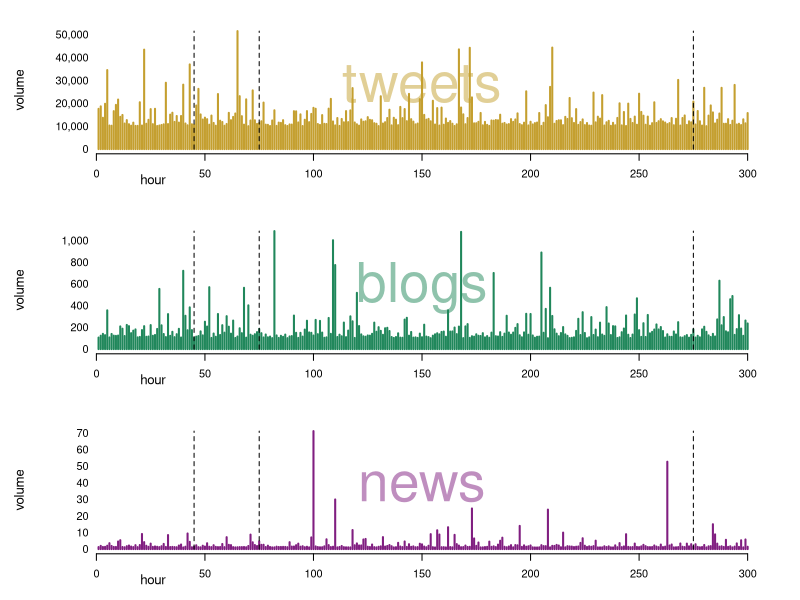

This figure's R source:
# Jeff Hemsley
# Synchronized volume over time with events for different sources
#

# used to adjust the alpha (transparency) of rgb colors below.
library(VGAM)

# set up some params for later use. I could have surfaced more plot 
# params but for this plot these are things I was fiddling with
plot.type <- "h"
text.adjust <- c(.5,.3) # left-right & up-down with .5 being center

# this is volume of data flow over hours, so how many hours. Normally
# you have this or will calculate it, but I am making random data
num.hours <- 300
my.local.x <- 1:num.hours

# points in time when events happened. These are entirely arbitrary.
event.x.vec <- c(45, 75, 275) 

# for this plot we are comparing three different information flow
# volumes: tweets, blog posts and news. Yes, blogs and news can be
# a fuzzy distinction, but this is about the R code.
# I use a random Pareto distribution because it is a reasonable
# approximation for some types of information flows/attention 
# (and if you want a reference supporting that let me know).
news.text <- "news"
tweets.counts <- rparetoI(num.hours, scale=10000, shape=3)
news.color <- rgb(128,30,128,alpha=255,maxColorValue=255) 

blogs.text <- "blogs"
blogs.counts <- rparetoI(num.hours, scale=100, shape=2)
blogs.color <- rgb(32,135,91,alpha=255,maxColorValue=255)

tweets.text <- "tweets"
news.counts <- rparetoI(num.hours, scale=1, shape=1.5)
tweets.color <- rgb(196,159,47,alpha=255,maxColorValue=255)

# probably not the best practice here, but I take a vector
# of x values for events at hour X and a vector of y min 
# and max. So for an x, draw a dotted line from y.min to
# y.max at x[i]
plot.events <- function(x.vec, y.min.max) {
  for (i in 1:length(x.vec)) {
    event.x <- x.vec[i]
    lines(c(event.x, event.x), y.min.max, col="black", lty=2)    
  }
}

# work horse function. Again, I could surface more plotting
# parameters, but I am focused on a specific kind of comparison
# I set a few defaults. X is expected to be a sequence, but it
# doesn't have to start at 0. I'm using hours, but it could be
# any units.
plot.vol <- function(x, y, event.x.vec, caption="", plot.type="h", col="black", adj=c(.5,.5)) {
  
  # after the basic plot we want to add the events and then the 
  # caption. Simple calcs to find where to put 'em:
  my.local.y.lim <- c(0, max(y)) 
  # I tried c(min(y), max(y)) but like the above better for
  # histogram type plots
  my.local.y.mid <- round(mean(my.local.y.lim), 0)
  my.local.x.mid <- round(median(x), 0)
  
  plot(x, y, ylim=my.local.y.lim, yaxt="n"
       , type=plot.type, lwd=2, col=col, bty="n"
       , main="", xlab="", ylab="")
  
  # I keep the captions simple and I put them in the
  # plot so that the data set plots are close enough together
  # for comparison
  plot.events(event.x.vec, my.local.y.lim)
  text(my.local.x.mid, my.local.y.mid, labels=caption, col=adjustcolor(col, alpha.f = .5), cex=5, adj=text.adjust)
  mtext("hour", side=1, line=1.5, cex=.8, adj=.1)
  mtext("volume", side=2, line=3.5, cex=.8) # #padj=-5,     ) #adj=c(0,1), cex=.8, outer=T)
  axis(2, at=axTicks(2), labels=format(axTicks(2), scientific=F, big.mark=","), las=2, tick=F, line=-2.2)
}
  
# now plot out each set. I set mfrow to get all three on the 
# same screen. The xpd param controls clipping for plot area.
# I only seem to need to set this for histogram type plots
#par(mar=c(5,4.5,2,2), mfrow=c(3,1), xpd=F) # c(bottom, left, top, right) c(5, 4, 4, 2) + 0.1.
par(mar=c(3.5, 5.5, 2, 2), mfrow=c(3,1), xpd=F) # c(bottom, left, top, right) c(5, 4, 4, 2) + 0.1.
plot.vol (my.local.x, tweets.counts, event.x.vec, tweets.text, plot.type, tweets.color, text.adjust)
plot.vol (my.local.x, blogs.counts, event.x.vec, blogs.text, plot.type, blogs.color, text.adjust)
plot.vol (my.local.x, news.counts, event.x.vec, news.text, plot.type, news.color, text.adjust)

# gimmy back my defaults.
par(mar=c(5.1,5.1,4.1,2.1), mfrow=c(1,1), xpd=NA) 
